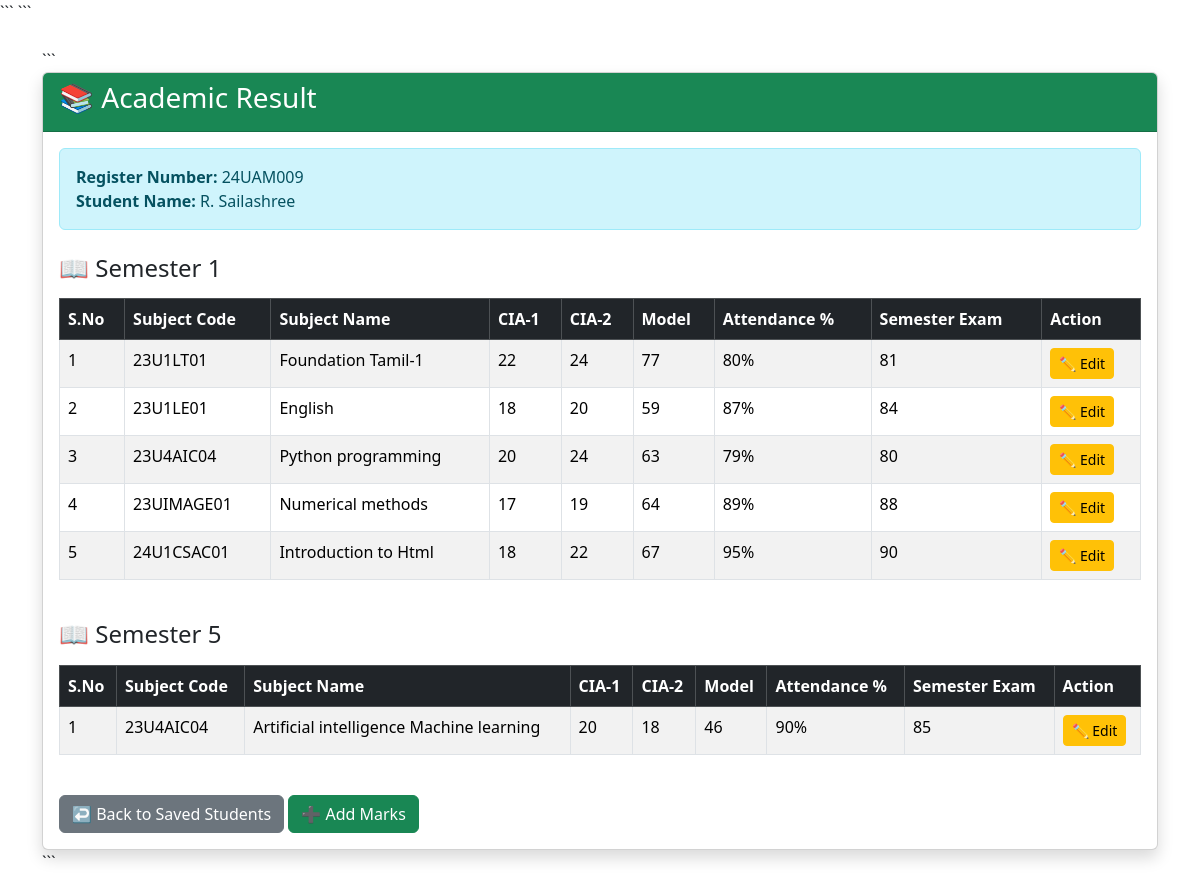
Before: /view_marks/24UAM009 with the older database file.
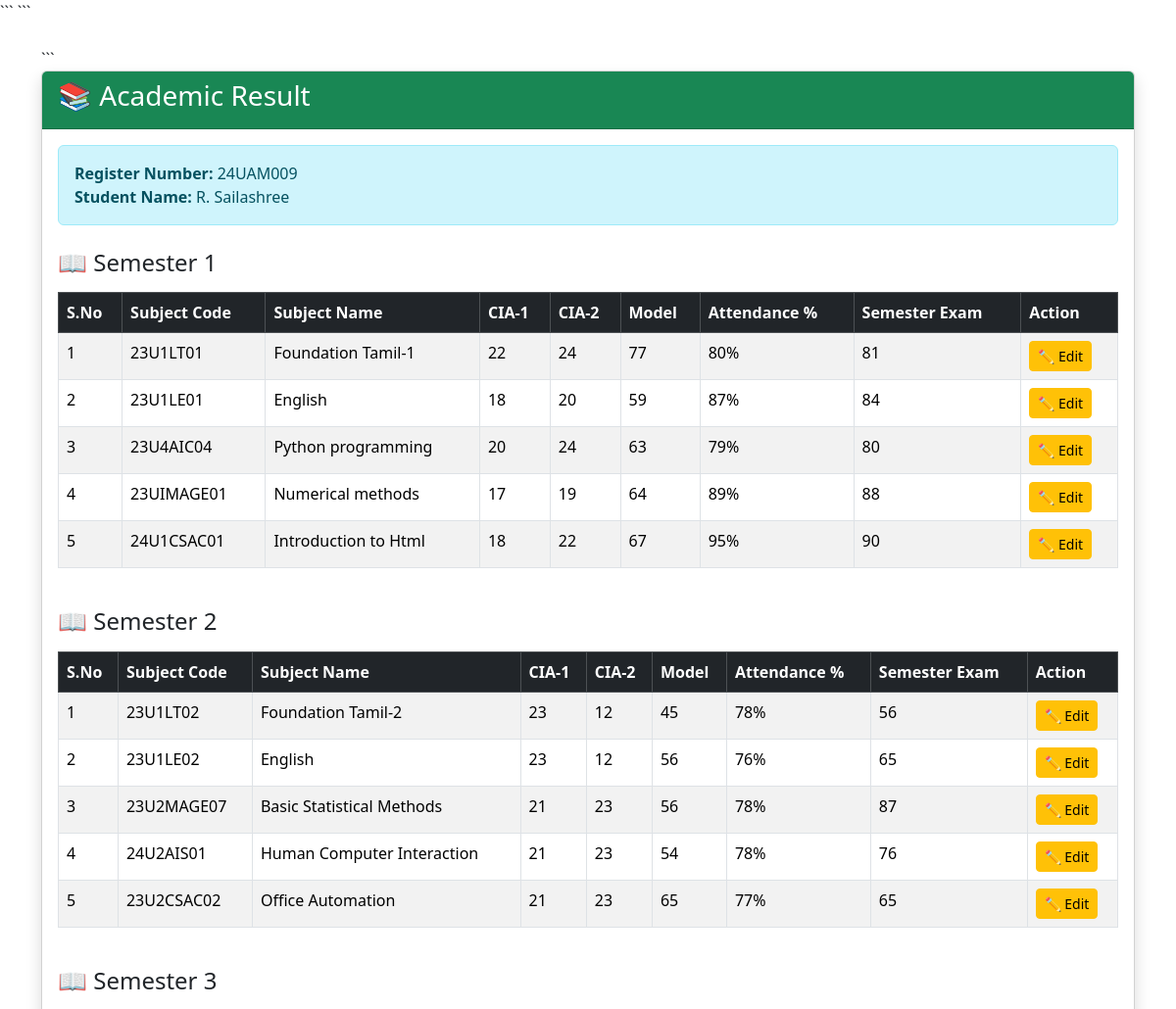
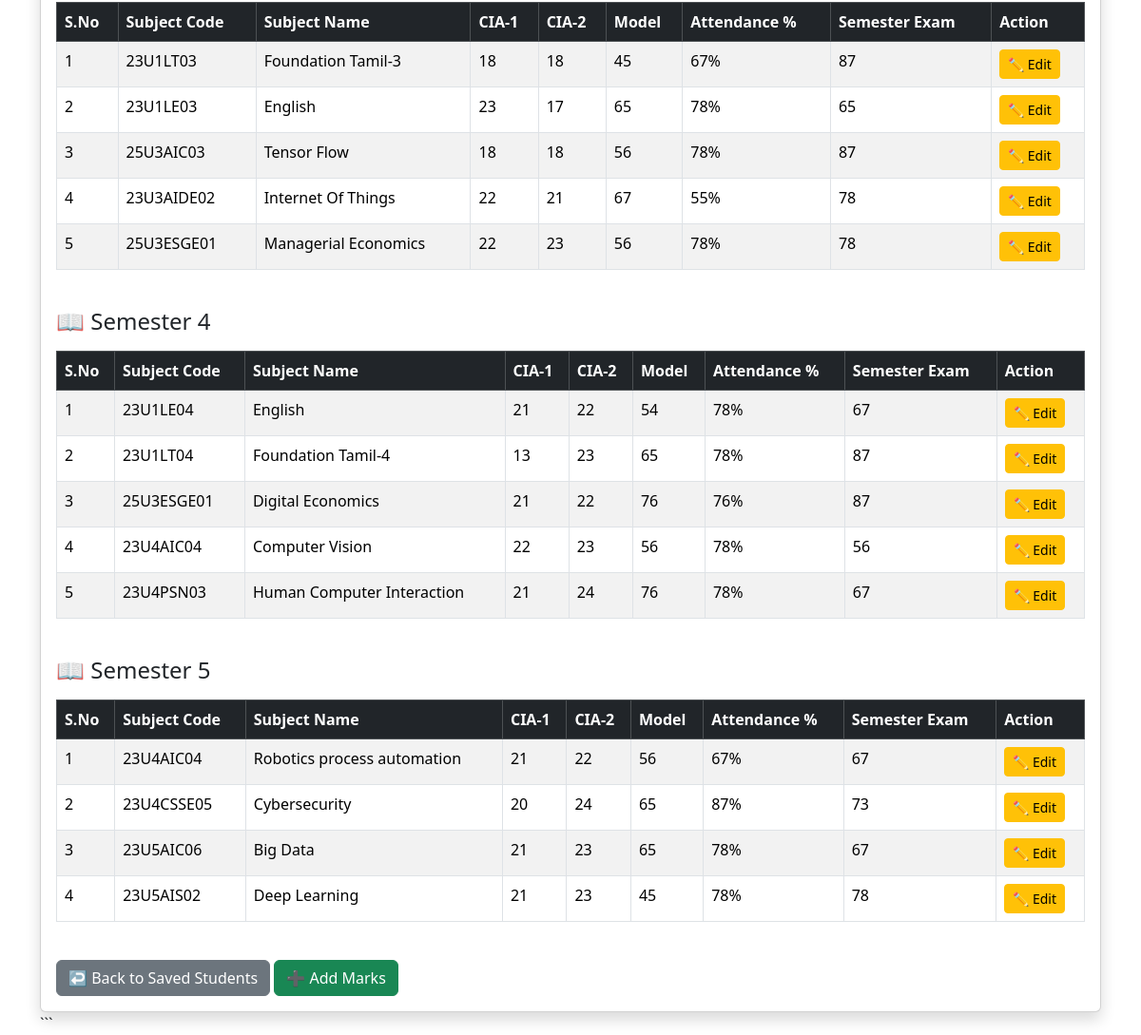
After: the same page with the newer database file (2 pictures, top to bottom).
### tables this page shows
CREATE TABLE students (
            id INTEGER PRIMARY KEY AUTOINCREMENT,
            register_no TEXT UNIQUE NOT NULL,
            student_name TEXT,
            father_name TEXT,
            father_contact TEXT,
            mother_name TEXT,
            mother_contact TEXT,
            gender TEXT,
            dob TEXT,
            student_contact TEXT,
            student_address TEXT,
            school_address TEXT,
            taluk TEXT,
            district TEXT,
            caste TEXT,
            community TEXT,
            twelth_mark TEXT,
            medium TEXT,
            pudhumai_penn TEXT
        );

CREATE TABLE academic_marks (
            id INTEGER PRIMARY KEY AUTOINCREMENT,
            register_no TEXT NOT NULL,
            semester INTEGER NOT NULL,
            subject_code TEXT NOT NULL,
            subject_name TEXT NOT NULL,
            cia1 TEXT,
            cia2 TEXT,
            model_mark TEXT,
            attendance TEXT,
            semester_exam TEXT,
            UNIQUE(register_no, semester, subject_code)
        );

### app.py (the view)
@app.route("/view_marks/<register_no>")
def view_marks(register_no):
    conn = get_db_connection()
    student = conn.execute("""
        SELECT *
        FROM students
        WHERE UPPER(TRIM(register_no))
              = UPPER(TRIM(?))
    """, (register_no,)).fetchone()
    academic_marks = conn.execute("""
        SELECT *
        FROM academic_marks
        WHERE UPPER(TRIM(register_no))
              = UPPER(TRIM(?))
        ORDER BY semester ASC, id ASC
    """, (register_no,)).fetchall()
    conn.close()
    if not student:
        return render_template(
            "success.html",
            message="Student not found!"
        )
    return render_template(
        "academic_result.html",
        student=student,
        academic_marks=academic_marks
    )

### app.py (called while the page is built)
def get_db_connection():
    conn = sqlite3.connect(DATABASE)
    conn.row_factory = sqlite3.Row
    return conn

### templates/academic_result.html (shortened to what this page needs)
<!DOCTYPE html>
<html lang="en">
<head>
<link href="https://cdn.jsdelivr.net/npm/bootstrap@5.3.3/dist/css/bootstrap.min.css"
      rel="stylesheet">
```
</head>
<body>
<div class="container mt-4">
```
<div class="card shadow">
    <div class="card-header bg-success text-white">
        <h3>
            📚 Academic Result
        </h3>
    </div>
    <div class="card-body">
        <div class="alert alert-info">
            <strong>Register Number:</strong>
            {{ student['register_no'] }}
            <br>
            <strong>Student Name:</strong>
            {{ student['student_name'] }}
        </div>
        {% if academic_marks %}
            {% for semester in range(1, 7) %}
                {% set semester_marks = academic_marks
                |selectattr("semester", "equalto", semester)
                |list %}
                {% if semester_marks %}
                    <h4 class="mt-4 mb-3">
                        📖 Semester {{ semester }}
                    </h4>
                    <div class="table-responsive">
                        <table class="table table-bordered table-striped">
                            <thead class="table-dark">
                                <tr>
                                    <th>S.No</th>
                                    <th>Subject Code</th>
                                    <th>Subject Name</th>
                                    <th>CIA-1</th>
                                    <th>CIA-2</th>
                                    <th>Model</th>
                                    <th>Attendance %</th>
                                    <th>Semester Exam</th>
                                    <th>Action</th>
                                </tr>
                            </thead>
                            <tbody>
                            {% for mark in semester_marks %}
                                <tr>
                                    <td>
                                        {{ loop.index }}
                                    </td>
                                    <td>
                                        {{ mark['subject_code'] }}
                                    </td>
                                    <td>
                                        {{ mark['subject_name'] }}
                                    </td>
                                    <td>
                                        {{ mark['cia1'] }}
                                    </td>
                                    <td>
                                        {{ mark['cia2'] }}
                                    </td>
                                    <td>
                                        {{ mark['model_mark'] }}
                                    </td>
                                    <td>
                                        {{ mark['attendance'] }}%
                                    </td>
                                    <td>
                                        {{ mark['semester_exam'] }}
                                    </td>
                                    <td>
                                        <a href="{{ url_for('edit_academic_marks', mark_id=mark['id']) }}"
                                           class="btn btn-warning btn-sm">
                                            ✏️ Edit
                                        </a>
                                    </td>
                                </tr>
                            {% endfor %}
                            </tbody>
                        </table>
                    </div>
                {% endif %}
            {% endfor %}
        {% else %}
            <div class="alert alert-warning">
                No marks available.
            </div>
        {% endif %}
        <div class="mt-4">
            <a href="{{ url_for('students') }}"
               class="btn btn-secondary">
                ↩️ Back to Saved Students
            </a>
            <a href="{{ url_for('academic_marks',
                                register_no=student['register_no']) }}"
               class="btn btn-success">
                ➕ Add Marks
            </a>
        </div>
    </div>
</div>
```
</div>
</body>
</html>

Changed rows visible on the page:
added academic_marks: subject_code "23U1LT02", subject_name "Foundation Tamil-2", cia1 "23", cia2 "12", model_mark "45", attendance "78", semester_exam "56", shown under "2"
added academic_marks: subject_code "23U1LE02", subject_name "English", cia1 "23", cia2 "12", model_mark "56", attendance "76", semester_exam "65", shown under "2"
added academic_marks: subject_code "23U2MAGE07", subject_name "Basic Statistical Methods", cia1 "21", cia2 "23", model_mark "56", attendance "78", semester_exam "87", shown under "2"
added academic_marks: subject_code "24U2AIS01", subject_name "Human Computer Interaction", cia1 "21", cia2 "23", model_mark "54", attendance "78", semester_exam "76", shown under "2"
added academic_marks: subject_code "23U2CSAC02", subject_name "Office Automation", cia1 "21", cia2 "23", model_mark "65", attendance "77", semester_exam "65", shown under "2"
added academic_marks: subject_code "23U1LT03", subject_name "Foundation Tamil-3", cia1 "18", cia2 "18", model_mark "45", attendance "67", semester_exam "87", shown under "3"
added academic_marks: subject_code "23U1LE03", subject_name "English", cia1 "23", cia2 "17", model_mark "65", attendance "78", semester_exam "65", shown under "3"
added academic_marks: subject_code "25U3AIC03", subject_name "Tensor Flow", cia1 "18", cia2 "18", model_mark "56", attendance "78", semester_exam "87", shown under "3"
added academic_marks: subject_code "23U3AIDE02", subject_name "Internet Of Things", cia1 "22", cia2 "21", model_mark "67", attendance "55", semester_exam "78", shown under "3"
added academic_marks: subject_code "25U3ESGE01", subject_name "Managerial Economics", cia1 "22", cia2 "23", model_mark "56", attendance "78", semester_exam "78", shown under "3"
added academic_marks: subject_code "23U1LE04", subject_name "English", cia1 "21", cia2 "22", model_mark "54", attendance "78", semester_exam "67", shown under "4"
added academic_marks: subject_code "23U1LT04", subject_name "Foundation Tamil-4", cia1 "13", cia2 "23", model_mark "65", attendance "78", semester_exam "87", shown under "4"
added academic_marks: subject_code "25U3ESGE01", subject_name "Digital Economics", cia1 "21", cia2 "22", model_mark "76", attendance "76", semester_exam "87", shown under "4"
added academic_marks: subject_code "23U4AIC04", subject_name "Computer Vision", cia1 "22", cia2 "23", model_mark "56", attendance "78", semester_exam "56", shown under "4"
added academic_marks: subject_code "23U4PSN03", subject_name "Human Computer Interaction", cia1 "21", cia2 "24", model_mark "76", attendance "78", semester_exam "67", shown under "4"
changed academic_marks: subject_name "Artificial intelligence Machine learning" → "Robotics process automation"; cia1 "20" → "21"; cia2 "18" → "22"; model_mark "46" → "56"; attendance "90" → "67"; semester_exam "85" → "67"
added academic_marks: subject_code "23U4CSSE05", subject_name "Cybersecurity", cia1 "20", cia2 "24", model_mark "65", attendance "87", semester_exam "73", shown under "5"
added academic_marks: subject_code "23U5AIC06", subject_name "Big Data", cia1 "21", cia2 "23", model_mark "65", attendance "78", semester_exam "67", shown under "5"
added academic_marks: subject_code "23U5AIS02", subject_name "Deep Learning", cia1 "21", cia2 "23", model_mark "45", attendance "78", semester_exam "78", shown under "5"
Other visible differences:
new list line: "📖 Semester 2 S.No Subject Code Subject Name CIA-1 CIA-2 Model Attendance % Semester Exam Action"
new list line: "📖 Semester 3 S.No Subject Code Subject Name CIA-1 CIA-2 Model Attendance % Semester Exam Action"
new list line: "📖 Semester 4 S.No Subject Code Subject Name CIA-1 CIA-2 Model Attendance % Semester Exam Action"
